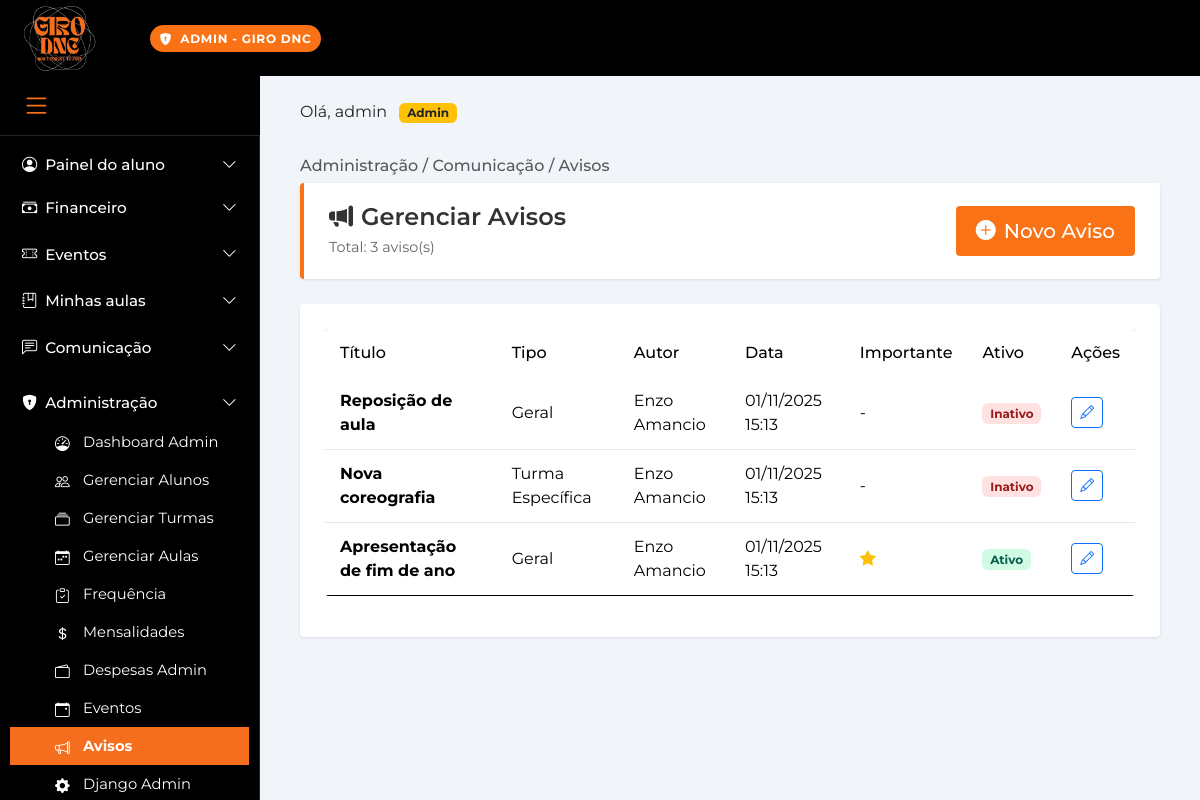
The app's page /admin-painel/avisos/ (signed in) with its own data.
### paginas/models.py (models this page shows, shortened)
class Aviso(models.Model):
    TIPO_CHOICES = [
        ('GERAL', 'Geral'),
        ('TURMA', 'Turma Específica'),
        ('ALUNO', 'Aluno Específico'),
        ('EVENTO', 'Evento'),
        ('URGENTE', 'Urgente'),
    ]
    titulo = models.CharField(max_length=200)
    conteudo = models.TextField()
    tipo = models.CharField(max_length=20, choices=TIPO_CHOICES, default='GERAL')
    autor = models.ForeignKey(User, on_delete=models.SET_NULL, null=True, related_name='avisos_criados')
    turma = models.ForeignKey(Turma, on_delete=models.CASCADE, null=True, blank=True, related_name='avisos')
    aluno = models.ForeignKey(Aluno, on_delete=models.CASCADE, null=True, blank=True, related_name='avisos')
    data_criacao = models.DateTimeField(auto_now_add=True)
    data_expiracao = models.DateTimeField(null=True, blank=True)
    ativo = models.BooleanField(default=True)
    importante = models.BooleanField(default=False)
    class Meta:
        verbose_name = 'Aviso'
        verbose_name_plural = 'Avisos'
        ordering = ['-importante', '-data_criacao']

### paginas/admin_views.py (the view)
# urls.py: path('admin-painel/avisos/', admin_views.admin_avisos, name='admin_avisos'),
@login_required
@user_passes_test(is_superuser)
def admin_avisos(request):
    avisos = Aviso.objects.select_related('autor').order_by('-data_criacao')
    context = {
        'avisos': avisos,
    }
    return render(request, 'admin_painel/avisos.html', context)

### paginas/admin_views.py (called while the page is built)
def is_superuser(user):
    return user.is_superuser

### paginas/templates/admin_painel/avisos.html (shortened to what this page needs)
<!doctype html>
<html lang="pt-br">
<head>
    {% load static %}
  <link href="https://cdn.jsdelivr.net/npm/bootstrap@5.3.3/dist/css/bootstrap.min.css" rel="stylesheet">
  <link href="https://cdn.jsdelivr.net/npm/bootstrap-icons@1.11.3/font/bootstrap-icons.css" rel="stylesheet">
  <link href="https://cdn.datatables.net/1.13.7/css/dataTables.bootstrap5.min.css" rel="stylesheet">
  <link rel="stylesheet" href="{% static 'paginas/css/style.css' %}">
  <link rel="stylesheet" href="{% static 'paginas/css/admin.css' %}">
</head>
<body>
  <header class="gd-topbar">
    <div class="gd-logo-container">
      <a href="{% url 'paginas:home' %}">
        <img src="{% static 'paginas/img/Girologo.jpg' %}" alt="Logo Giro" class="gd-logo">
      </a>
    </div>
    <div class="gd-topbar-content">
      <span class="gd-pill" style="background: #f97316; color: white;">
        <i class="bi bi-shield-lock-fill me-2"></i>ADMIN - GIRO DNC
      </span>
    </div>
  </header>
  <div class="sidebar-item">
    <button id="sidebar-toggle" class="menu-sanduiche">
      <i class="bi bi-list"></i>
    </button>
  </div>
  <div class="gd-layout d-flex">
    {% with sidebar_section='admin' sidebar_active='admin_avisos' %}
      {% include 'includes/sidebar.html' %}
    {% endwith %}
    <main class="gd-main">
      <div>
        <span>Olá, {{ user.get_full_name|default:user.username }} <span class="badge bg-warning text-dark ms-2">Admin</span></span>
      </div>
      <div class="conteudo">
        <h1 class="gd-breadcrumb">Administração / Comunicação / Avisos</h1>
<div class="admin-header">
  <div class="d-flex justify-content-between align-items-center">
    <div>
      <h1><i class="bi bi-megaphone-fill me-2"></i>Gerenciar Avisos</h1>
      <p class="mb-0">Total: {{ avisos.count }} aviso(s)</p>
    </div>
    <a href="/admin/paginas/aviso/add/" class="btn btn-admin btn-lg">
      <i class="bi bi-plus-circle-fill me-2"></i>Novo Aviso
    </a>
  </div>
</div>
<div class="admin-card">
  <div class="table-responsive">
    <table class="table table-admin table-hover">
      <thead>
        <tr>
          <th>Título</th>
          <th>Tipo</th>
          <th>Autor</th>
          <th>Data</th>
          <th>Importante</th>
          <th>Ativo</th>
          <th>Ações</th>
        </tr>
      </thead>
      <tbody>
        {% for aviso in avisos|slice:":50" %}
        <tr>
          <td><strong>{{ aviso.titulo }}</strong></td>
          <td>{{ aviso.get_tipo_display }}</td>
          <td>{{ aviso.autor.get_full_name }}</td>
          <td>{{ aviso.data_criacao|date:"d/m/Y H:i" }}</td>
          <td>
            {% if aviso.importante %}
              <i class="bi bi-star-fill text-warning"></i>
            {% else %}
              -
            {% endif %}
          </td>
          <td>
            {% if aviso.ativo %}
              <span class="badge badge-ativo">Ativo</span>
            {% else %}
              <span class="badge badge-inativo">Inativo</span>
            {% endif %}
          </td>
          <td>
            <a href="/admin/paginas/aviso/{{ aviso.id }}/change/" class="btn btn-sm btn-outline-primary">
              <i class="bi bi-pencil"></i>
            </a>
          </td>
        </tr>
        {% endfor %}
      </tbody>
    </table>
  </div>
</div>
      </div>
    </main>
  </div>
</body>
</html>

### paginas/static/paginas/css/style.css (style rules this page uses)
:root { --gd-orange: #f97316; --gd-orange-light: #fed7aa; --gd-bg: #000; --gd-border: #242426; --gd-text-dim: #a1a1aa; --gd-surface: #f9f9fb; --gd-white: #fff; --gd-gray-light: #f8fafc; --gd-gray-medium: #64748b; --gd-red: #ef4444; --gd-green: #22c55e; }
body { background: #f1f5f9; font-family: 'Montserrat', Arial, Helvetica, sans-serif; margin: 0; padding: 0; }
.gd-topbar { position: fixed; top: 0; left: 0; right: 0; height: 76px; background: var(--gd-bg); color: #fff; z-index: 1030; display: flex; align-items: center; }
.gd-pill { background: var(--gd-orange); color: #000; font-weight: 700; font-size: .75rem; letter-spacing: .06em; border-radius: 999px; padding: .35rem .6rem; }
.gd-logo-container { position: fixed; top: 0; left: 20px; z-index: 2000; width: 80px; height: 76px; display: flex; align-items: center; }
.gd-logo { width: 80px; height: 76px; object-fit: contain; }
.gd-topbar-content { margin-left: 150px; }
.sidebar-item { display: block !important; position: relative; visibility: visible !important; opacity: 1 !important; padding-bottom: 15px; border-bottom: 1px solid var(--gd-border); transition: width 0.3s ease, padding 0.3s ease; }
.menu-sanduiche { background: transparent; border: none; color: var(--gd-orange); font-size: 1.8rem; cursor: pointer; display: block !important; width: auto; height: auto; padding: 8px 12px; transition: all 0.3s ease; visibility: visible !important; opacity: 1 !important; }
@media (min-width: 1025px) { .sidebar-item { position: fixed !important; top: 76px !important; left: 0 !important; z-index: 2050 !important; display: flex !important; align-items: center !important; justify-content: flex-start !important; visibility: visible !important; width: 260px; height: 60px; background: var(--gd-bg); padding: 0 0 0 10px; border-bottom: 1px solid var(--gd-border); } }
@media (min-width: 1025px) { .menu-sanduiche { position: relative !important; margin: 0 !important; display: block !important; visibility: visible !important; } }
.gd-main { min-height: 100vh; background: #f1f5f9; display: flex; flex-direction: column; transition: margin-left 0.3s ease, width 0.3s ease; }
@media (min-width: 1025px) { .gd-main { margin-left: 260px; padding: 100px 40px 40px 40px; width: calc(100% - 260px); } }
.conteudo { flex: 1; width: 100%; max-width: none; }
.gd-breadcrumb { font-size: 1rem; color: #212529BF; margin-top: 2rem; margin-bottom: 0.5rem; padding: 0; }
#sidebar-toggle { display: block !important; visibility: visible !important; opacity: 1 !important; position: relative !important; z-index: 1050 !important; }
button#sidebar-toggle.menu-sanduiche { display: block !important; visibility: visible !important; opacity: 1 !important; }

### paginas/static/paginas/css/admin.css (style rules this page uses)
.admin-header { background: #fff; border-left: 4px solid #f97316; padding: 20px 25px; border-radius: 4px; margin-bottom: 25px; box-shadow: 0 1px 3px rgba(0,0,0,0.1); }
.admin-header h1 { margin: 0 0 5px 0; font-size: 1.5rem; color: #333; font-weight: 600; }
.admin-header p { margin: 0; color: #666; font-size: 0.9rem; }
.admin-card { background: white; border-radius: 4px; padding: 25px; box-shadow: 0 1px 3px rgba(0,0,0,0.1); margin-bottom: 25px; }
.btn-admin { background: #f97316; border: none; color: white; padding: 10px 20px; border-radius: 4px; font-weight: 500; transition: all 0.3s; text-decoration: none; display: inline-block; }
.btn-admin i { margin-right: 5px; }
.gd-main a, .admin-card a, .conteudo a { text-decoration: none; }
.table-admin { background: white; border-radius: 4px; overflow: hidden; }
.table-admin thead { background: #f97316; color: white; }
.table-admin thead th { font-weight: 500; padding: 12px 15px; border: none; }
.table-admin tbody td { padding: 12px 15px; vertical-align: middle; }
.table-admin tbody tr { border-bottom: 1px solid #e5e7eb; }
.table-admin tbody tr:last-child { border-bottom: none; }
.badge-ativo { background: #d1fae5; color: #065f46; }
.badge-inativo { background: #fee2e2; color: #991b1b; }

### records on screen
Aviso: titulo "Reposição de aula", tipo "Geral", autor.get_full_name "Enzo Amancio", data_criacao "01/11/2025 15:13", ativo "Inativo"
Aviso: titulo "Nova coreografia", tipo "Turma Específica", autor.get_full_name "Enzo Amancio", data_criacao "01/11/2025 15:13", ativo "Inativo"
Aviso: titulo "Apresentação de fim de ano", tipo "Geral", autor.get_full_name "Enzo Amancio", data_criacao "01/11/2025 15:13", importante True (drawn), ativo "Ativo"

### other values on screen
{{ user.get_full_name|default:user.username }} "admin"
{{ avisos.count }} "3"
